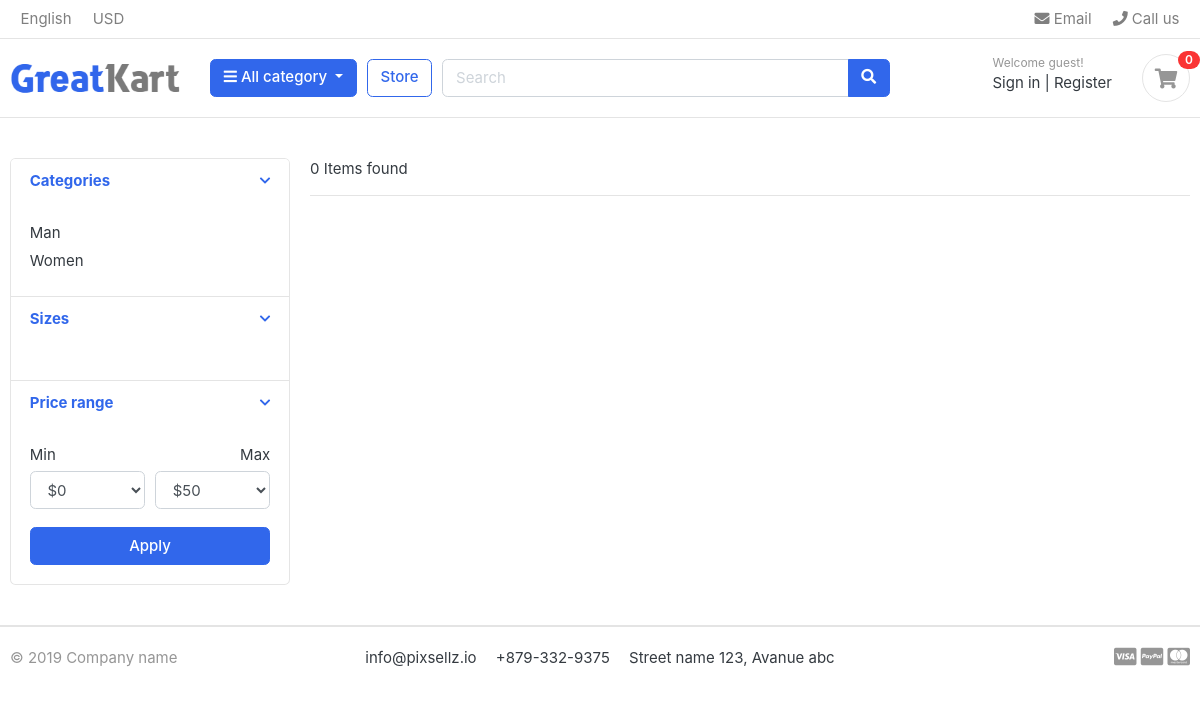
The app's page /Search/, older data.
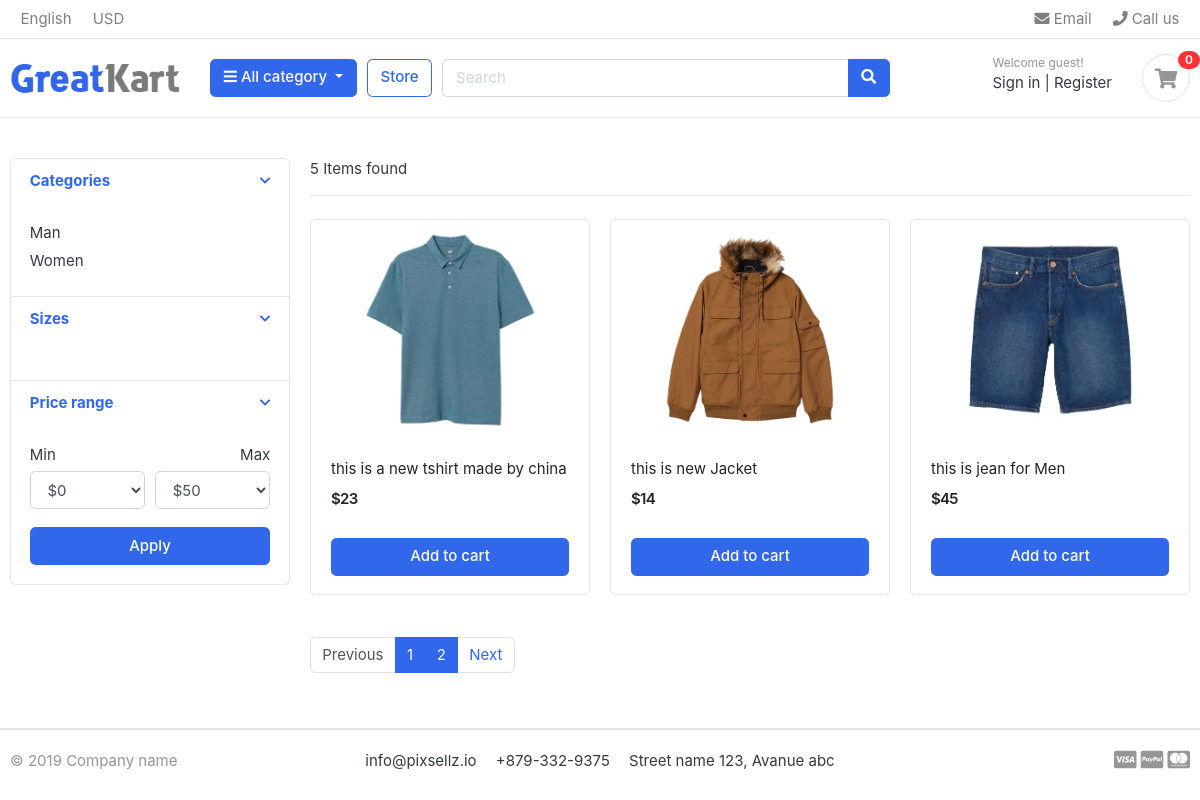
The same page, newer data.
### Categories/models.py (models this page shows, shortened)
class Category(models.Model):
    Choices=[
        ('Man','Man'),
        ('Women','Women'),
        ('Electronic','Electronic'),
        ('Tshirt', 'Tshirt'),
        ('Pants', 'Pants'),
        ('Accessories', 'Accessories'),
        ('Bags', 'Bags'),
        ('Shoes','Shoes'),
        ('Jacket','Jacket')
    ]
    ParentCategory=models.CharField(choices=Choices,max_length=50,null=True,blank=True)
    Parentitem=models.ForeignKey('self',blank=True,null=True,related_name='children',on_delete=models.CASCADE)
    def pass_parentname_url(self):
        return reverse('CategorySearch',args=[self.ParentCategory])

### Product/models.py (models this page shows, shortened)
class ProductDetail(models.Model):
    Pro_Detail=models.ForeignKey(Product,on_delete=models.CASCADE)
    Pro_Cat=models.ForeignKey(Category,on_delete=models.CASCADE)
    Pro_size=models.ForeignKey(Sizes,on_delete=models.CASCADE,null=True,blank=True)
    Pro_color=models.ForeignKey(Colors,on_delete=models.CASCADE,null=True,blank=True)
    objects=ProductDetail_Manger()
    def pass_value_to_url(self):
        return reverse('ProductDetailView',args=[self.id])

class Product(models.Model):
    Rate = [
        ('High', 'High'),
        ('Low', 'Low'),
        ('Affordable', 'Affordable')
    ]
    title=models.CharField(max_length=150)
    image=models.ImageField(upload_to='Photos/Product/',null=True)
    description=models.CharField(max_length=150)
    price=models.IntegerField(default=0,null=True,blank=True)
    rate=models.CharField(choices=Rate,max_length=50,null=True,blank=True)
    objects=ProductMange()

### Product/views.py (the view)
# urls.py: path('Search/',searchview.as_view(),name="Search"),
class searchview(ListView):
    model = ProductDetail
    template_name = 'SearchResult/SearchResult.html'
    paginate_by = 3
    count=None
    def get_queryset(self):
        name=self.request.GET.get('q')
        if name is None:
            self.count=ProductDetail.objects.all().count()
            return ProductDetail.objects.all()
        else:
            self.count=ProductDetail.objects.Searhcitem(name).count()
            return ProductDetail.objects.Searhcitem(name)
    def get_context_data(self, *args, **kwargs):
        context=super(searchview,self).get_context_data(*args,**kwargs)
        categories=Category.objects.filter(Parentitem=None).distinct()
        SizeRates=Sizes.objects.all().distinct()
        context['Categories']=categories
        context['SizeRates']=SizeRates
        context['Counts']=self.count
        return context

### Categories/context_processors.py (called while the page is built)
def CategoriesItem(request):
    categories = Category.objects.all().exclude(Parentitem=None).values('ParentCategory')
    category_item = []
    for category in categories:
        for key in category:
            category_item.append(category.get(key))
    return dict(CategoriesItem=set(category_item))

### templates/SearchResult/SearchResult.html (shortened to what this page needs)
{% extends 'base.html' %}
{% load static %}
{% block content %}
<section class="section-content padding-y">
<div class="container">
<div class="row">
	<aside class="col-md-3">
<div class="card">
	<article class="filter-group">
		<header class="card-header">
			<a href="#" data-toggle="collapse" data-target="#collapse_1" aria-expanded="true" class="">
				<i class="icon-control fa fa-chevron-down"></i>
				<h6 class="title">Categories</h6>
			</a>
		</header>
		<div class="filter-content collapse show" id="collapse_1" style="">
			<div class="card-body">
				<ul class="list-menu">
                    {% for category in Categories %}
				<li><a href="{{ category.pass_parentname_url }}">{{ category.ParentCategory }}  </a></li>
                    {% endfor %}
				</ul>
			</div>
		</div>
	</article>
	<article class="filter-group">
		<header class="card-header">
			<a href="#" data-toggle="collapse" data-target="#collapse_4" aria-expanded="true" class="">
				<i class="icon-control fa fa-chevron-down"></i>
				<h6 class="title">Sizes </h6>
			</a>
		</header>
		<div class="filter-content collapse show" id="collapse_4" style="">
			<div class="card-body">
		</div>
		</div>
	</article>
	<article class="filter-group">
		<header class="card-header">
			<a href="#" data-toggle="collapse" data-target="#collapse_3" aria-expanded="true" class="">
				<i class="icon-control fa fa-chevron-down"></i>
				<h6 class="title">Price range </h6>
			</a>
		</header>
		<div class="filter-content collapse show" id="collapse_3" style="">
			<div class="card-body">
				<div class="form-row">
				<div class="form-group col-md-6">
				  <label>Min</label>
				  	<select class="mr-2 form-control">
						<option value="0">$0</option>
					</select>
				</div>
				<div class="form-group text-right col-md-6">
				  <label>Max</label>
				  	<select class="mr-2 form-control">
						<option value="50">$50</option>
					</select>
				</div>
				</div>
				<button class="btn btn-block btn-primary">Apply</button>
			</div>
		</div>
	</article>
</div>
	</aside>
	<main class="col-md-9">
<header class="border-bottom mb-4 pb-3">
		<div class="form-inline">
			<span class="mr-md-auto">{{ Counts }} Items found </span>
		</div>
</header>
<div class="row">
    {% for product in page_obj %}
	<div class="col-md-4">
		<figure class="card card-product-grid">
			<div class="img-wrap">
				<img src="{{ product.Pro_Detail.image.url }}">
			</div>
			<figcaption class="info-wrap">
				<div class="fix-height">
					<a href="./product-detail.html" class="title">{{ product.Pro_Detail.description }}</a>
					<div class="price-wrap mt-2">
						<span class="price">${{ product.Pro_Detail.price }}</span>
					</div>
				</div>
				<a href="{{ product.pass_value_to_url }}" class="btn btn-block btn-primary">Add to cart </a>
			</figcaption>
		</figure>
	</div>
    {% endfor %}
</div>
<nav class="mt-4" aria-label="Page navigation sample">
{% if page_obj.has_other_pages %}
  <ul class="pagination">
      {% if page_obj.has_previous %}
    <li class="page-item "><a class="page-link" href="?page={{ page_obj.previous_page_number }}">Previous</a></li>
      {% else %}
      <li class="page-item disabled"><a class="page-link" href="#">Previous</a></li>
      {% endif %}
  {% for i in page_obj.paginator.page_range %}
    <li class="page-item active"><a class="page-link" href="?page={{ i }}">{{ i }}</a></li>
  {% endfor %}
  {% if page_obj.has_next %}
    <li class="page-item"><a class="page-link" href="?page={{ page_obj.next_page_number }}">Next</a></li>
  {% else %}
  <li class="page-item"><a class="page-link" href="#">Next</a></li>
  {% endif %}
  </ul>
{% endif %}
</nav>
	</main>
</div>
</div>
</section>
{% endblock %}

### templates/base.html
{% load static %}
<!DOCTYPE HTML>
<html lang="en">
{% include 'header/HeaderRef.html' %}
<body>
{% include 'header/Header.html' with categories=categories %}
{% block content %}
{% endblock %}
{% include 'Footer/Footer.html' %}
</body>
</html>

### templates/header/HeaderRef.html (shortened to what this page needs)
{% load static %}
<head>
<link href="{% static "css/bootstrap.css" %}" rel="stylesheet" type="text/css"/>
<link href="{% static "fonts/fontawesome/css/all.min.css" %}" type="text/css" rel="stylesheet">
<link href="{% static "css/ui.css" %}" rel="stylesheet" type="text/css"/>
<link href="{% static "css/responsive.css" %}" rel="stylesheet" media="only screen and (max-width: 1200px)" />
</head>

### templates/header/Header.html (shortened to what this page needs)
{% load static %}
<header class="section-header">
<nav class="navbar p-md-0 navbar-expand-sm navbar-light border-bottom">
<div class="container">
  <div class="collapse navbar-collapse" id="navbarTop4">
    <ul class="navbar-nav mr-auto">
    	<li class="nav-item dropdown">
		 	<a href="#" class="nav-link">   English </a>
		</li>
		<li class="nav-item dropdown">
			<a href="#" class="nav-link"> USD </a>
		</li>
    </ul>
    <ul class="navbar-nav">
		<li><a href="#" class="nav-link"> <i class="fa fa-envelope"></i> Email </a></li>
		<li><a href="#" class="nav-link"> <i class="fa fa-phone"></i> Call us </a></li>
	</ul>
  </div>
</div>
</nav>
<section class="header-main border-bottom">
	<div class="container">
<div class="row align-items-center">
	<div class="col-lg-2 col-md-3 col-6">
		<a href="./" class="brand-wrap">
			<img class="logo" src="{% static "./images/logo.png" %}">
		</a>
	</div>
	<div class="col-lg col-sm col-md col-6 flex-grow-0">
		<div class="category-wrap dropdown d-inline-block float-right">
			<button type="button" class="btn btn-primary dropdown-toggle" data-toggle="dropdown">
				<i class="fa fa-bars"></i> All category
			</button>
		</div>
	</div>
	<a href="./store.html" class="btn btn-outline-primary">Store</a>
	<div class="col-lg  col-md-6 col-sm-12 col">
		<form action="/Search" method="get" class="search">
			<div class="input-group w-100">
			    <input name="q" value="{{ request.get.q}}" type="text" class="form-control" style="width:60%;" placeholder="Search">
			    <div class="input-group-append">
			      <button class="btn btn-primary" type="submit">
			        <i class="fa fa-search"></i>
			      </button>
			    </div>
		    </div>
		</form>
	</div>
	<div class="col-lg-3 col-sm-6 col-8 order-2 order-lg-3">
				<div class="d-flex justify-content-end mb-3 mb-lg-0">
					<div class="widget-header">
						<small class="title text-muted">Welcome guest!</small>
						<div>
							<a href="./signin.html">Sign in</a> <span class="dark-transp"> | </span>
							<a href="./register.html"> Register</a>
						</div>
					</div>
					<a href="./cart.html" class="widget-header pl-3 ml-3">
						<div class="icon icon-sm rounded-circle border"><i class="fa fa-shopping-cart"></i></div>
						<span class="badge badge-pill badge-danger notify">0</span>
					</a>
				</div>
			</div>
</div>
	</div>
</section>
</header>

### templates/Footer/Footer.html
{% load static %}
<footer class="section-footer border-top">
	<div class="container">
		<section class="footer-bottom border-top row">
			<div class="col-md-2">
				<p class="text-muted"> &copy 2019 Company name </p>
			</div>
			<div class="col-md-8 text-md-center">
				<span  class="px-2">info@pixsellz.io</span>
				<span  class="px-2">+879-332-9375</span>
				<span  class="px-2">Street name 123, Avanue abc</span>
			</div>
			<div class="col-md-2 text-md-right text-muted">
				<i class="fab fa-lg fa-cc-visa"></i>
				<i class="fab fa-lg fa-cc-paypal"></i>
				<i class="fab fa-lg fa-cc-mastercard"></i>
			</div>
		</section>
	</div>
</footer>

### static/css/ui.css (style rules this page uses)
html { font-family: "Inter", sans-serif; font-size: 15px; }
.img-wrap { text-align: center; display: block; }
.img-wrap img { max-width: 100%; }
.price-wrap { letter-spacing: -0.7px; }
.icon-xs, .icon-sm, .icon-md, .icon-lg { display: inline-block; text-align: center; flex-shrink: 0; flex-grow: 0; }
.icon-sm { width: 48px; height: 48px; line-height: 48px !important; font-size: 20px; }
.padding-y { padding-top: 40px; padding-bottom: 40px; }
figure { margin-bottom: 0; }
article:after, .form-group:after { display: block; clear: both; content: ""; }
p:last-child { margin-bottom: 0; }
.header-main { position: relative; padding-top: 1rem; padding-bottom: 1rem; }
.brand-wrap .logo, .navbar-brand .logo { margin-right: 7px; max-height: 42px; display: inline-block; }
.widget-header { display: inline-block; vertical-align: middle; position: relative; }
.widget-header a { color: #343a40; }
.widget-header i { color: #969696; }
.widget-header .title { display: block; }
.widget-header .notify { position: absolute; top: -3px; right: -10px; }
.footer-bottom { padding-top: 20px; padding-bottom: 20px; }
[class*=list-] li:after { visibility: hidden; display: block; content: ""; overflow: hidden; height: 0; clear: both; }
.list-menu { list-style: none; margin: 0; padding-left: 0; }
.list-menu li { margin-bottom: 5px; }
.list-menu a { color: #343a40; }
[class*=card-product] a.title { color: #212529; display: block; }
[class*=card-product] .img-wrap { overflow: hidden; position: relative; }
[class*=card-product] .img-wrap img { height: 100%; max-width: 100%; width: auto; display: inline-block; -o-object-fit: cover; object-fit: cover; }
.card-product-grid { margin-bottom: 20px; }
.card-product-grid .img-wrap { border-radius: 0.2rem 0.2rem 0 0; height: 220px; }
.card-product-grid .info-wrap { overflow: hidden; padding: 18px 20px; }
.card-product-grid .fix-height { height: 80px; overflow: hidden; }
.card .img-wrap { overflow: hidden; }
.notify { position: absolute; top: -4px; right: -10px; display: inline-block; padding: 0.25em 0.6em; font-size: 12px; line-height: 1; text-align: center; border-radius: 3rem; color: #fff; background-color: #fa3434; }
.price { font-weight: 600; color: #212529; }
.icon-control { margin-top: 5px; float: right; font-size: 80%; }
.card-header .title { margin-bottom: 0; line-height: 1.5; }
.filter-group { border-bottom: 1px solid #e4e4e4; }
.filter-group .card-header { border-bottom: 0; }
.filter-group:last-child { border-bottom: 0; }

Row changes from the older to the newer data that the page shows:
added ProductDetail: Pro_Detail.image (picture), Pro_Detail.description "this is a new tshirt made by china", Pro_Detail.price "23"
added ProductDetail: Pro_Detail.image (picture), Pro_Detail.description "this is new Jacket", Pro_Detail.price "14"
added ProductDetail: Pro_Detail.image (picture), Pro_Detail.description "this is jean for Men", Pro_Detail.price "45"
Text that changed along with them:
{{ Counts }}: "0" → "5"
text now shown: "Previous Next"
new list line: "1"
new list line: "2"
